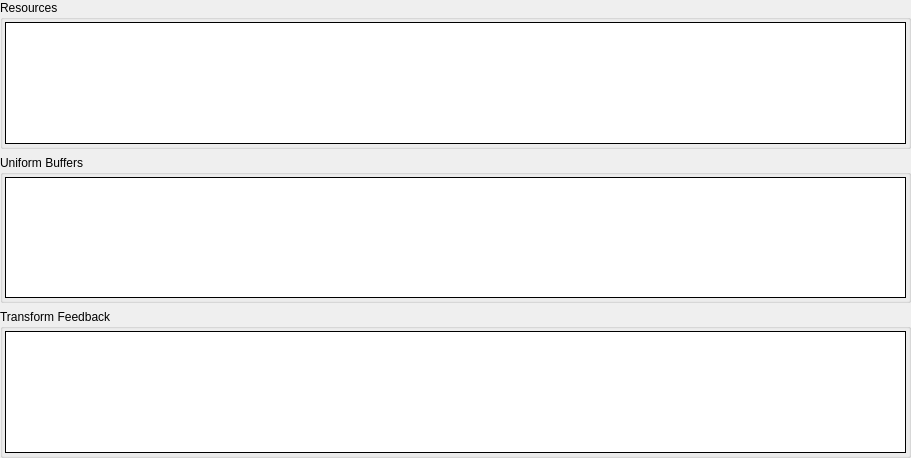
         <widget class="QWidget" name="gsScrollContents">
          <property name="geometry">
           <rect>
            <x>0</x>
            <y>0</y>
            <width>911</width>
            <height>458</height>
           </rect>
          </property>
          <layout class="QVBoxLayout" name="verticalLayout_14">
           <property name="leftMargin">
            <number>0</number>
           </property>
           <property name="topMargin">
            <number>0</number>
           </property>
           <property name="rightMargin">
            <number>0</number>
           </property>
           <property name="bottomMargin">
            <number>0</number>
           </property>
           <item>
            <widget class="CollapseGroupBox" name="gsResGroup">
             <property name="sizePolicy">
              <sizepolicy hsizetype="Preferred" vsizetype="Expanding">
               <horstretch>0</horstretch>
               <verstretch>1</verstretch>
              </sizepolicy>
             </property>
             <property name="title">
              <string>Resources</string>
             </property>
             <layout class="QHBoxLayout" name="horizontalLayout_12">
              <property name="leftMargin">
               <number>2</number>
              </property>
              <property name="topMargin">
               <number>2</number>
              </property>
              <property name="rightMargin">
               <number>2</number>
              </property>
              <property name="bottomMargin">
               <number>2</number>
              </property>
              <item>
               <widget class="RDTreeWidget" name="gsResources">
                <property name="frameShape">
                 <enum>QFrame::Box</enum>
                </property>
                <property name="frameShadow">
                 <enum>QFrame::Plain</enum>
                </property>
                <property name="editTriggers">
                 <set>QAbstractItemView::NoEditTriggers</set>
                </property>
                <property name="showDropIndicator" stdset="0">
                 <bool>false</bool>
                </property>
                <property name="rootIsDecorated">
                 <bool>true</bool>
                </property>
                <property name="allColumnsShowFocus">
                 <bool>true</bool>
                </property>
                <attribute name="headerStretchLastSection">
                 <bool>false</bool>
                </attribute>
               </widget>
              </item>
             </layout>
            </widget>
           </item>
           <item>
            <widget class="CollapseGroupBox" name="gsUBOGroup">
             <property name="sizePolicy">
              <sizepolicy hsizetype="Preferred" vsizetype="Expanding">
               <horstretch>0</horstretch>
               <verstretch>1</verstretch>
              </sizepolicy>
             </property>
             <property name="title">
              <string>Uniform Buffers</string>
             </property>
             <layout class="QHBoxLayout" name="horizontalLayout_14">
              <property name="leftMargin">
               <number>2</number>
              </property>
              <property name="topMargin">
               <number>2</number>
              </property>
              <property name="rightMargin">
               <number>2</number>
              </property>
              <property name="bottomMargin">
               <number>2</number>
              </property>
              <item>
               <widget class="RDTreeWidget" name="gsUBOs">
                <property name="frameShape">
                 <enum>QFrame::Box</enum>
                </property>
                <property name="frameShadow">
                 <enum>QFrame::Plain</enum>
                </property>
                <property name="editTriggers">
                 <set>QAbstractItemView::NoEditTriggers</set>
                </property>
                <property name="showDropIndicator" stdset="0">
                 <bool>false</bool>
                </property>
                <property name="rootIsDecorated">
                 <bool>true</bool>
                </property>
                <property name="allColumnsShowFocus">
                 <bool>true</bool>
                </property>
                <attribute name="headerStretchLastSection">
                 <bool>false</bool>
                </attribute>
               </widget>
              </item>
             </layout>
            </widget>
           </item>
           <item>
            <widget class="QGroupBox" name="xfbGroup">
             <property name="sizePolicy">
              <sizepolicy hsizetype="Preferred" vsizetype="Expanding">
               <horstretch>0</horstretch>
               <verstretch>1</verstretch>
              </sizepolicy>
             </property>
             <property name="title">
              <string>Transform Feedback</string>
             </property>
             <layout class="QHBoxLayout" name="horizontalLayout_26">
              <property name="leftMargin">
               <number>2</number>
              </property>
              <property name="topMargin">
               <number>2</number>
              </property>
              <property name="rightMargin">
               <number>2</number>
              </property>
              <property name="bottomMargin">
               <number>2</number>
              </property>
              <item>
               <widget class="RDTreeWidget" name="xfbBuffers">
                <property name="frameShape">
                 <enum>QFrame::Box</enum>
                </property>
                <property name="frameShadow">
                 <enum>QFrame::Plain</enum>
                </property>
                <property name="editTriggers">
                 <set>QAbstractItemView::NoEditTriggers</set>
                </property>
                <property name="showDropIndicator" stdset="0">
                 <bool>false</bool>
                </property>
                <property name="indentation">
                 <number>0</number>
                </property>
                <property name="rootIsDecorated">
                 <bool>false</bool>
                </property>
                <property name="allColumnsShowFocus">
                 <bool>true</bool>
                </property>
                <attribute name="headerStretchLastSection">
                 <bool>false</bool>
                </attribute>
               </widget>
              </item>
             </layout>
            </widget>
           </item>
           <item>
            <spacer name="verticalSpacer_4">
             <property name="orientation">
              <enum>Qt::Vertical</enum>
             </property>
             <property name="sizeType">
              <enum>QSizePolicy::MinimumExpanding</enum>
             </property>
             <property name="sizeHint" stdset="0">
              <size>
               <width>0</width>
               <height>0</height>
              </size>
             </property>
            </spacer>
           </item>
          </layout>
         </widget>
